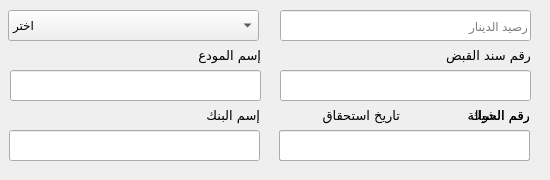
         <widget class="QWidget" name="tab_36">
          <attribute name="title">
           <string>الدينار</string>
          </attribute>
          <widget class="QLineEdit" name="lineEdit_57">
           <property name="geometry">
            <rect>
             <x>280</x>
             <y>70</y>
             <width>251</width>
             <height>31</height>
            </rect>
           </property>
          </widget>
          <widget class="QLabel" name="label_222">
           <property name="geometry">
            <rect>
             <x>440</x>
             <y>40</y>
             <width>91</width>
             <height>31</height>
            </rect>
           </property>
           <property name="font">
            <font>
             <family>Cairo</family>
             <pointsize>10</pointsize>
            </font>
           </property>
           <property name="text">
            <string>رقم سند القبض</string>
           </property>
          </widget>
          <widget class="QWidget" name="widget_88" native="true">
           <property name="geometry">
            <rect>
             <x>-1</x>
             <y>100</y>
             <width>541</width>
             <height>71</height>
            </rect>
           </property>
           <widget class="QLabel" name="label_223">
            <property name="geometry">
             <rect>
              <x>440</x>
              <y>0</y>
              <width>91</width>
              <height>31</height>
             </rect>
            </property>
            <property name="font">
             <font>
              <family>Cairo</family>
              <pointsize>10</pointsize>
             </font>
            </property>
            <property name="text">
             <string>رقم الشيك</string>
            </property>
           </widget>
           <widget class="QLineEdit" name="lineEdit_58">
            <property name="geometry">
             <rect>
              <x>410</x>
              <y>30</y>
              <width>121</width>
              <height>31</height>
             </rect>
            </property>
           </widget>
           <widget class="QLabel" name="label_224">
            <property name="geometry">
             <rect>
              <x>170</x>
              <y>0</y>
              <width>91</width>
              <height>31</height>
             </rect>
            </property>
            <property name="font">
             <font>
              <family>Cairo</family>
              <pointsize>10</pointsize>
             </font>
            </property>
            <property name="text">
             <string>إسم البنك</string>
            </property>
           </widget>
           <widget class="QLineEdit" name="lineEdit_59">
            <property name="geometry">
             <rect>
              <x>280</x>
              <y>30</y>
              <width>121</width>
              <height>31</height>
             </rect>
            </property>
            <property name="inputMask">
             <string>99/99/9999;_</string>
            </property>
           </widget>
           <widget class="QLabel" name="label_225">
            <property name="geometry">
             <rect>
              <x>310</x>
              <y>0</y>
              <width>91</width>
              <height>31</height>
             </rect>
            </property>
            <property name="font">
             <font>
              <family>Cairo</family>
              <pointsize>10</pointsize>
             </font>
            </property>
            <property name="text">
             <string>تاريخ استحقاق</string>
            </property>
           </widget>
           <widget class="QLineEdit" name="lineEdit_60">
            <property name="geometry">
             <rect>
              <x>10</x>
              <y>30</y>
              <width>251</width>
              <height>31</height>
             </rect>
            </property>
           </widget>
           <widget class="QLabel" name="label_226">
            <property name="geometry">
             <rect>
              <x>440</x>
              <y>0</y>
              <width>91</width>
              <height>31</height>
             </rect>
            </property>
            <property name="font">
             <font>
              <family>Cairo</family>
              <pointsize>10</pointsize>
             </font>
            </property>
            <property name="text">
             <string>رقم الحوالة</string>
            </property>
           </widget>
           <widget class="QLineEdit" name="lineEdit_61">
            <property name="geometry">
             <rect>
              <x>280</x>
              <y>30</y>
              <width>251</width>
              <height>31</height>
             </rect>
            </property>
            <property name="text">
             <string/>
            </property>
           </widget>
          </widget>
          <widget class="QLineEdit" name="lineEdit_62">
           <property name="geometry">
            <rect>
             <x>10</x>
             <y>70</y>
             <width>251</width>
             <height>31</height>
            </rect>
           </property>
          </widget>
          <widget class="QLabel" name="label_227">
           <property name="geometry">
            <rect>
             <x>170</x>
             <y>40</y>
             <width>91</width>
             <height>31</height>
            </rect>
           </property>
           <property name="font">
            <font>
             <family>Cairo</family>
             <pointsize>10</pointsize>
            </font>
           </property>
           <property name="text">
            <string>إسم المودع</string>
           </property>
          </widget>
          <widget class="QComboBox" name="comboBox_7">
           <property name="geometry">
            <rect>
             <x>8</x>
             <y>10</y>
             <width>251</width>
             <height>31</height>
            </rect>
           </property>
           <item>
            <property name="text">
             <string>اختر</string>
            </property>
           </item>
           <item>
            <property name="text">
             <string>نقداً</string>
            </property>
           </item>
           <item>
            <property name="text">
             <string>شيك</string>
            </property>
           </item>
           <item>
            <property name="text">
             <string>تحويل بنكي</string>
            </property>
           </item>
          </widget>
          <widget class="QLineEdit" name="add_orphan_dinar">
           <property name="geometry">
            <rect>
             <x>280</x>
             <y>10</y>
             <width>251</width>
             <height>31</height>
            </rect>
           </property>
           <property name="placeholderText">
            <string>رصيد الدينار</string>
           </property>
          </widget>
         </widget>
